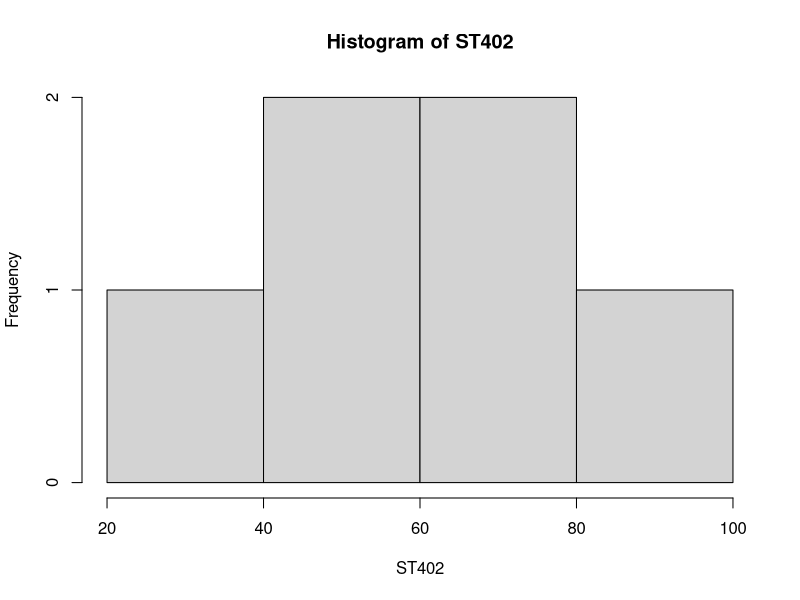
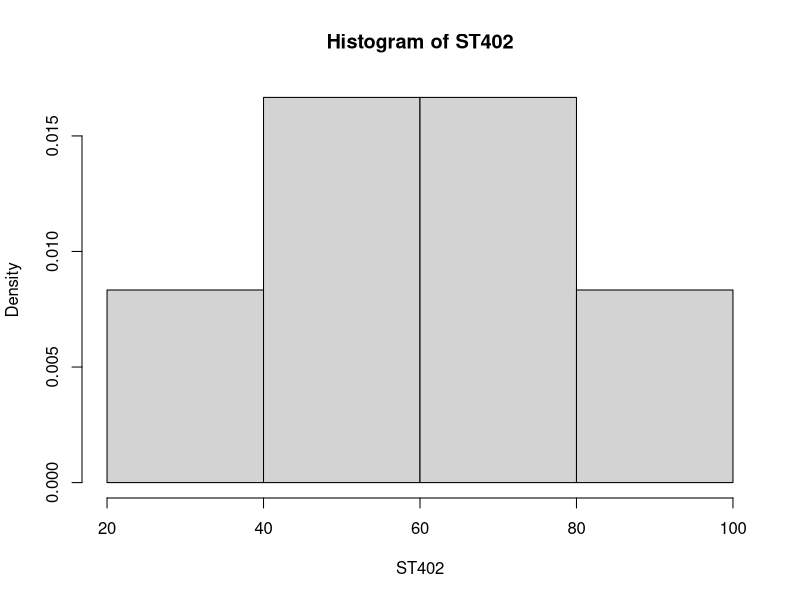
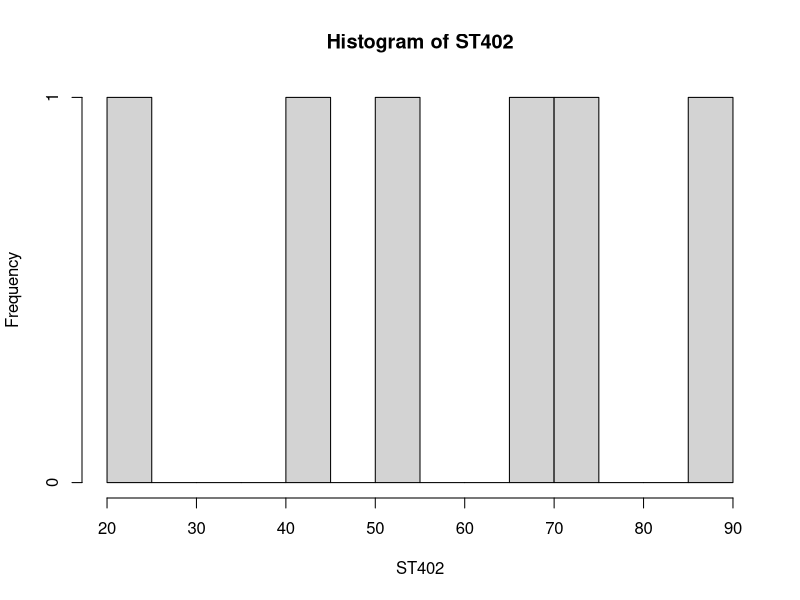
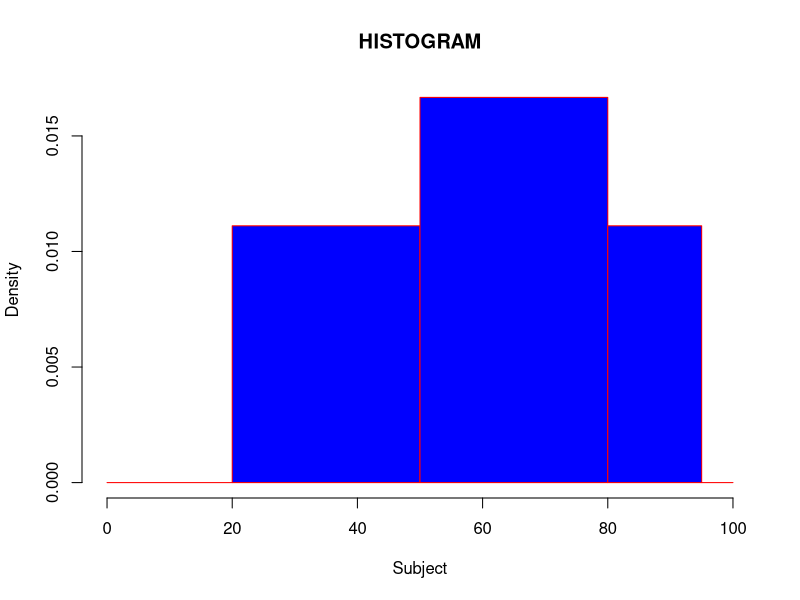
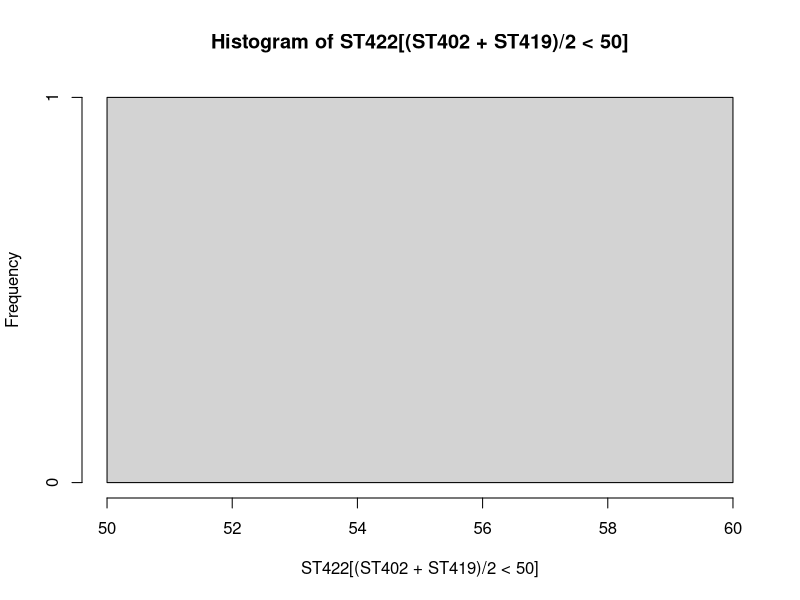

The R source for these figures, in order: (Note: this script raises an error after producing the figures.)
Name<-c("Amal","Bimal","Cal","Dayan","Elin","Fin")
ST402<-c(52,71,44,90,23,66)
ST419<-c(69,82,57,78,51,63)
ST422<-c(71,84,55,68,52,61)

mkst<-data.frame(Name,ST402,ST419,ST422)
print(mkst)

hist(ST402)   #with y=frequency
hist(ST402,probability = TRUE)   #with y=density
hist(ST402,nclass = 10)  #10 bars if value exist
hist(ST402,breaks = c(0,20,50,80,95,100),main = "HISTOGRAM",col = "Blue",border = "red", xlab = "Subject")
hist(ST422[(ST402+ST419)/2<50])
hist(mkst[mkst>20])
hist(mkst)
hist(mkst[mkst<=max(mkst)])

par(mfrow=c(3,3))  #multiple plot
hist(ST402)
hist(ST419)
hist(ST422)

plot(ST402,ST419)
plot(ST402,ST419,type="p")  #default
plot(ST402,ST419,type="l")
plot(ST402,ST419,type="b")
plot(ST402,ST419,type="o")
plot(ST402,ST419,type="h")

plot(ST402,ST419,pch="+")  #symbol of point  ==anything

boxplot(ST402,ST419,ST422)
boxplot(mkst)
par(mfrow=c(1,1))
plot(ST402,ST419)
identify(ST402,ST419)
identify(ST402,ST419,row.names(mkst))
